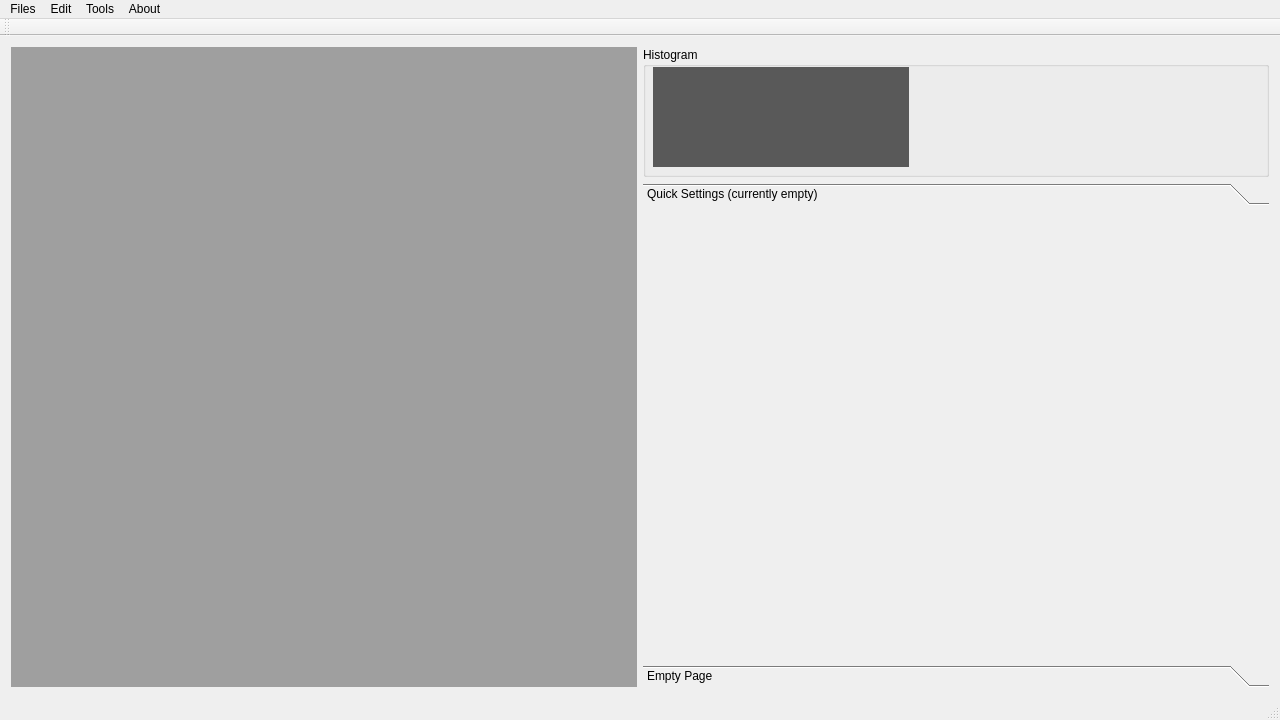
<?xml version="1.0" encoding="UTF-8"?>
<ui version="4.0">
 <class>MainWindow</class>
 <widget class="QMainWindow" name="MainWindow">
  <property name="geometry">
   <rect>
    <x>0</x>
    <y>0</y>
    <width>1280</width>
    <height>720</height>
   </rect>
  </property>
  <property name="minimumSize">
   <size>
    <width>1280</width>
    <height>720</height>
   </size>
  </property>
  <property name="windowTitle">
   <string>Simple Image Processing</string>
  </property>
  <property name="windowIcon">
   <iconset resource="../libsources/icon.qrc">
    <normaloff>:/icon/simpleProcessing.ico</normaloff>:/icon/simpleProcessing.ico</iconset>
  </property>
  <widget class="QWidget" name="centralWidget">
   <property name="enabled">
    <bool>true</bool>
   </property>
   <layout class="QGridLayout" name="gridLayout_2">
    <item row="0" column="1">
     <widget class="QGroupBox" name="groupBox">
      <property name="minimumSize">
       <size>
        <width>276</width>
        <height>130</height>
       </size>
      </property>
      <property name="title">
       <string>Histogram</string>
      </property>
      <property name="flat">
       <bool>true</bool>
      </property>
      <widget class="QSmartLabel" name="histogram_mainui">
       <property name="geometry">
        <rect>
         <x>10</x>
         <y>20</y>
         <width>256</width>
         <height>100</height>
        </rect>
       </property>
       <property name="styleSheet">
        <string notr="true">background-color: rgb(89, 89, 89);</string>
       </property>
       <property name="text">
        <string/>
       </property>
      </widget>
     </widget>
    </item>
    <item row="1" column="1">
     <widget class="QToolBox" name="toolBox">
      <property name="currentIndex">
       <number>0</number>
      </property>
      <widget class="QWidget" name="page_5">
       <property name="geometry">
        <rect>
         <x>0</x>
         <y>0</y>
         <width>276</width>
         <height>461</height>
        </rect>
       </property>
       <attribute name="label">
        <string>Quick Settings (currently empty)</string>
       </attribute>
      </widget>
      <widget class="QWidget" name="page_6">
       <property name="geometry">
        <rect>
         <x>0</x>
         <y>0</y>
         <width>98</width>
         <height>28</height>
        </rect>
       </property>
       <attribute name="label">
        <string>Empty Page</string>
       </attribute>
      </widget>
     </widget>
    </item>
    <item row="0" column="0" rowspan="2">
     <widget class="QMdiArea" name="mdiArea"/>
    </item>
   </layout>
  </widget>
  <widget class="QMenuBar" name="menuBar">
   <property name="geometry">
    <rect>
     <x>0</x>
     <y>0</y>
     <width>1280</width>
     <height>21</height>
    </rect>
   </property>
   <widget class="QMenu" name="menuFiles">
    <property name="title">
     <string>Files</string>
    </property>
    <widget class="QMenu" name="menuExport">
     <property name="title">
      <string>Export</string>
     </property>
     <addaction name="actionTo_PDF"/>
    </widget>
    <addaction name="actionOpen_image"/>
    <addaction name="actionSave_image"/>
    <addaction name="separator"/>
    <addaction name="menuExport"/>
    <addaction name="actionPrint"/>
    <addaction name="separator"/>
    <addaction name="actionPreference"/>
    <addaction name="actionQuit"/>
   </widget>
   <widget class="QMenu" name="menuEdit">
    <property name="title">
     <string>Edit</string>
    </property>
    <widget class="QMenu" name="menuImage_Effect">
     <property name="title">
      <string>Image Effect</string>
     </property>
     <widget class="QMenu" name="menuGray_Scale">
      <property name="title">
       <string>Gray Scale</string>
      </property>
      <addaction name="actionAverage"/>
      <addaction name="actionLuminosity"/>
     </widget>
     <widget class="QMenu" name="menuFind_Contour">
      <property name="title">
       <string>Find Contour</string>
      </property>
      <addaction name="actionFuzzy_Logic"/>
      <addaction name="actionLaplacian"/>
      <addaction name="actionSobel_Filter"/>
     </widget>
     <widget class="QMenu" name="menuNoise_Reduction">
      <property name="title">
       <string>Noise Reduction</string>
      </property>
      <addaction name="actionMean_Filter"/>
      <addaction name="actionMedian_Filter"/>
     </widget>
     <addaction name="actionBlur"/>
     <addaction name="actionContrast"/>
     <addaction name="menuFind_Contour"/>
     <addaction name="actionGray_Resolution_Scale"/>
     <addaction name="menuGray_Scale"/>
     <addaction name="actionBi_histogram_Equalization"/>
     <addaction name="actionHistogram_Equalization"/>
     <addaction name="menuNoise_Reduction"/>
     <addaction name="actionThreshold"/>
    </widget>
    <addaction name="actionUndo"/>
    <addaction name="actionRedo"/>
    <addaction name="separator"/>
    <addaction name="menuImage_Effect"/>
    <addaction name="actionResize"/>
   </widget>
   <widget class="QMenu" name="menuTools">
    <property name="title">
     <string>Tools</string>
    </property>
    <addaction name="actionCustom_Filter"/>
    <addaction name="actionImage_Subtractor"/>
   </widget>
   <widget class="QMenu" name="menuAbout">
    <property name="title">
     <string>About</string>
    </property>
    <addaction name="actionPlugins"/>
    <addaction name="actionWritten_by_KKyang"/>
   </widget>
   <addaction name="menuFiles"/>
   <addaction name="menuEdit"/>
   <addaction name="menuTools"/>
   <addaction name="menuAbout"/>
  </widget>
  <widget class="QToolBar" name="mainToolBar">
   <attribute name="toolBarArea">
    <enum>TopToolBarArea</enum>
   </attribute>
   <attribute name="toolBarBreak">
    <bool>false</bool>
   </attribute>
  </widget>
  <widget class="QStatusBar" name="statusBar"/>
  <action name="actionOpen_image">
   <property name="text">
    <string>Open image...</string>
   </property>
   <property name="shortcut">
    <string>Ctrl+O</string>
   </property>
  </action>
  <action name="actionSave_image">
   <property name="text">
    <string>Save image...</string>
   </property>
  </action>
  <action name="actionQuit">
   <property name="text">
    <string>Quit</string>
   </property>
  </action>
  <action name="actionBasic">
   <property name="text">
    <string>Basic</string>
   </property>
  </action>
  <action name="actionBlur">
   <property name="text">
    <string>Blur</string>
   </property>
  </action>
  <action name="actionGeometry">
   <property name="text">
    <string>Geometry</string>
   </property>
  </action>
  <action name="actionResize">
   <property name="text">
    <string>Resize</string>
   </property>
  </action>
  <action name="actionUndo">
   <property name="text">
    <string>Undo</string>
   </property>
   <property name="shortcut">
    <string>Ctrl+Z</string>
   </property>
  </action>
  <action name="actionRedo">
   <property name="text">
    <string>Redo</string>
   </property>
   <property name="shortcut">
    <string>Ctrl+Shift+Z</string>
   </property>
  </action>
  <action name="actionAverage">
   <property name="text">
    <string>Average</string>
   </property>
  </action>
  <action name="actionLuminosity">
   <property name="text">
    <string>Luminosity</string>
   </property>
  </action>
  <action name="actionPreference">
   <property name="text">
    <string>Preference</string>
   </property>
  </action>
  <action name="actionWritten_by_KKyang">
   <property name="text">
    <string>Written by KKyang</string>
   </property>
  </action>
  <action name="actionPrint">
   <property name="text">
    <string>Print</string>
   </property>
  </action>
  <action name="actionTo_PDF">
   <property name="text">
    <string>to PDF</string>
   </property>
  </action>
  <action name="actionPlugins">
   <property name="text">
    <string>Plugins</string>
   </property>
  </action>
  <action name="actionContrast">
   <property name="text">
    <string>Contrast</string>
   </property>
  </action>
  <action name="actionGray_Resolution_Scale">
   <property name="text">
    <string>Gray Resolution Scale</string>
   </property>
  </action>
  <action name="actionBi_histogram_Equalization">
   <property name="text">
    <string>Bi-histogram Equalization</string>
   </property>
  </action>
  <action name="actionHistogram_Equalization">
   <property name="text">
    <string>Histogram Equalization</string>
   </property>
  </action>
  <action name="actionThreshold">
   <property name="text">
    <string>Threshold</string>
   </property>
  </action>
  <action name="actionFuzzy_Logic">
   <property name="text">
    <string>Fuzzy Logic</string>
   </property>
  </action>
  <action name="actionLaplacian">
   <property name="text">
    <string>Laplacian</string>
   </property>
  </action>
  <action name="actionSobel_Filter">
   <property name="text">
    <string>Sobel Filter</string>
   </property>
  </action>
  <action name="actionMean_Filter">
   <property name="text">
    <string>Mean Filter</string>
   </property>
  </action>
  <action name="actionMedian_Filter">
   <property name="text">
    <string>Median Filter</string>
   </property>
  </action>
  <action name="actionCustom_Filter">
   <property name="text">
    <string>Custom Filter</string>
   </property>
  </action>
  <action name="actionImage_Subtractor">
   <property name="text">
    <string>Image Subtractor</string>
   </property>
  </action>
 </widget>
 <layoutdefault spacing="6" margin="11"/>
 <customwidgets>
  <customwidget>
   <class>QSmartLabel</class>
   <extends>QLabel</extends>
   <header>qsmartlabel.h</header>
  </customwidget>
 </customwidgets>
 <resources>
  <include location="../libsources/icon.qrc"/>
 </resources>
 <connections>
  <connection>
   <sender>actionQuit</sender>
   <signal>triggered()</signal>
   <receiver>MainWindow</receiver>
   <slot>close()</slot>
   <hints>
    <hint type="sourcelabel">
     <x>-1</x>
     <y>-1</y>
    </hint>
    <hint type="destinationlabel">
     <x>383</x>
     <y>257</y>
    </hint>
   </hints>
  </connection>
 </connections>
</ui>
